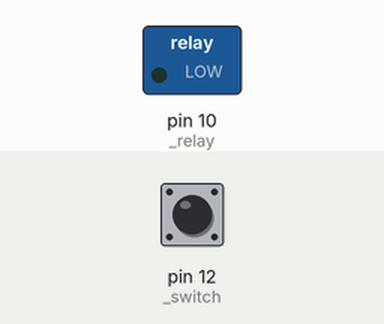
Simulated run of this sketch. Board: Arduino Uno, built with avr-gcc and run on an emulated ATmega328P. Shown: switched loads named in the sketch (green lamp = pin HIGH). The inputs (shaded band) are chosen by the test bench; at power-on: pin 12 (_switch) HIGH.

Above: at 1.2 s.
1.3 s: pin 12 (_switch) pulled LOW for 0.15 s
At 1.37 s:
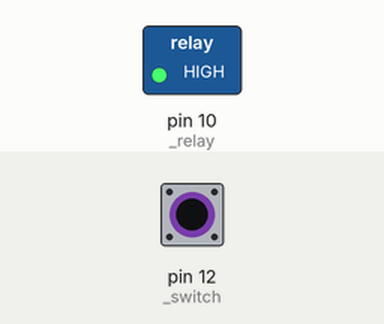
2.9 s: pin 12 (_switch) pulled LOW for 3.2 s
At 7.4 s:
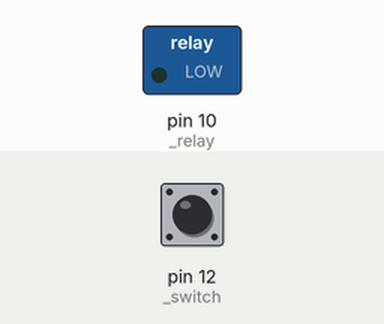
Timing chart, 0 to 8.9 s (numbered marks = the images above; inputs shaded):
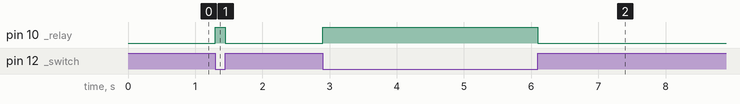

The sketch:

WirelessAndManualLightSwitch.ino
```cpp
/*
 Name:		WirelessAndManualLightSwitch.ino
 Created:	3/14/2017 10:49:38 PM
 Author:	RevilS
*/

class WirelessAndManualSwitch{

public:
	WirelessAndManualSwitch() {};

public:
	WirelessAndManualSwitch(int relay, int manualSwitch, int switchOnRfCode, int switchOffRfCode) {
		_relay = relay;
		_switch = manualSwitch;
		_switchOnRfCode = switchOnRfCode;
		_switchOffRfCode = switchOffRfCode;
	};


	void setup()	 	{
		pinMode(_switch, INPUT_PULLUP);
		pinMode(_relay, OUTPUT);
	}

	int _relay = 10;
	int _switch = 12;
	int _switchOnRfCode = 280100;
	int _switchOffRfCode = 280200;
	int relayState;
	int switchState = HIGH;
	int lastSwitchState = HIGH;

	void Update(int rfCode)
	{
		switchState = digitalRead(_switch);
		relayState = digitalRead(_relay);

		if (switchState != lastSwitchState)
		{
			lastSwitchState = switchState;
			digitalWrite(_relay, !relayState);
		}

		if (rfCode == _switchOffRfCode)
		{
			digitalWrite(_relay, HIGH);
		}

		if (rfCode == _switchOnRfCode)
		{
			digitalWrite(_relay, LOW);
		}
	}
};

#include <RCSwitch.h>
int RELAY = 10;
int SWITCH = 12;
int SWITCH_ON_RF_CODE = 280100;
int SWITCH_OFF_RF_CODE = 280200;
int relayState;
int rfCodeInput = 0;
int switchState = HIGH;
int lastSwitchState = HIGH;

int experimentDone = 0;

RCSwitch mySwitch = RCSwitch();

WirelessAndManualSwitch wSwitch = WirelessAndManualSwitch(RELAY, SWITCH, SWITCH_ON_RF_CODE, SWITCH_OFF_RF_CODE);

// the setup function runs once when you press reset or power the board
void setup() {
	wSwitch.setup();

	Serial.begin(9600);
	mySwitch.enableReceive(0);  // Receiver on interrupt 0 => that is pin #2
}

// the loop function runs over and over again until power down or reset
void loop() {
	rfCodeInput = 0; //activate after adding the RF module

	if (mySwitch.available()) {
		rfCodeInput = mySwitch.getReceivedValue();
		Serial.println(mySwitch.getReceivedValue());
		mySwitch.resetAvailable();
	}

	wSwitch.Update(rfCodeInput);
}
```

Measured:
- after the input at 1.3 s, pin 10 (_relay): LOW → HIGH at once, → LOW 0.15 s later
- after the input at 2.9 s, pin 10 (_relay): LOW → HIGH at once, → LOW 3.2 s later
